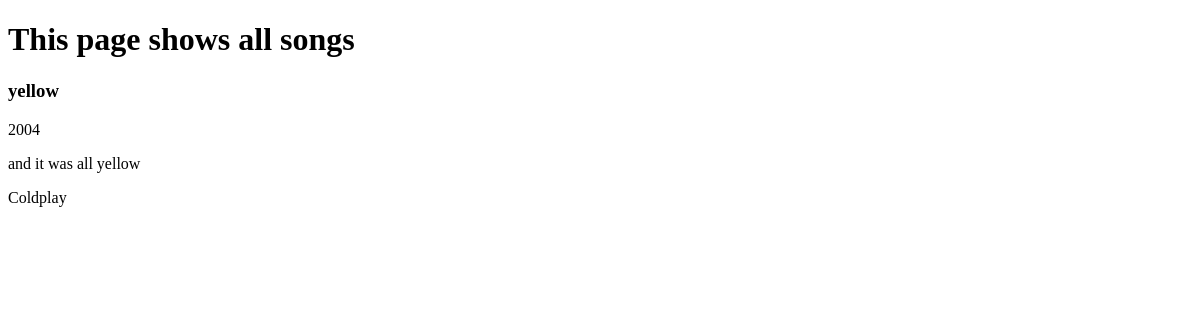
/songs, run on an earlier commit of the app's database.
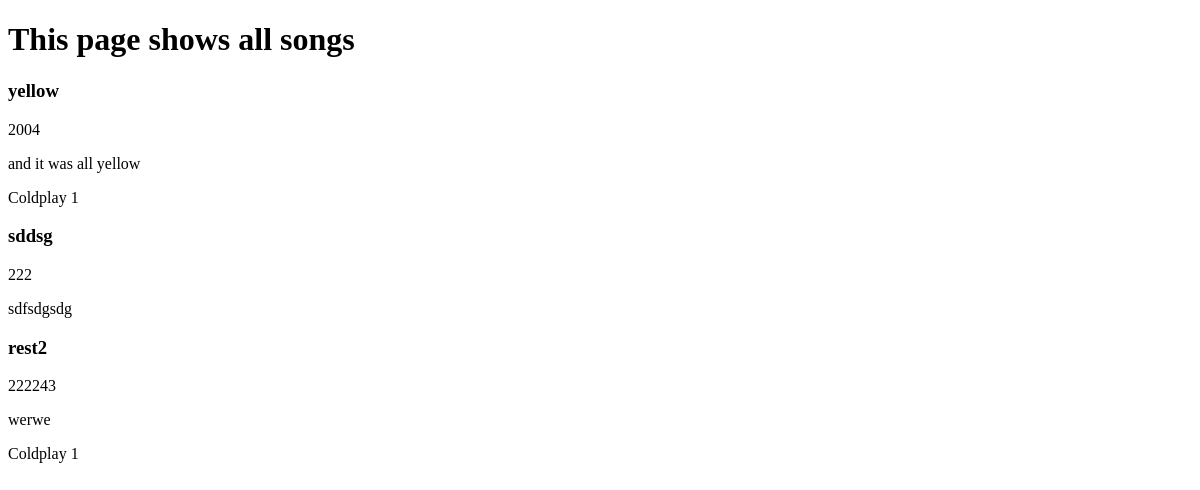
And on a later commit of the database.
### songbase.py (models this page shows)
class Song(db.Model):
    __tablename__ = 'songs'
    id = db.Column(db.Integer, primary_key=True)
    name = db.Column(db.String(256))
    year = db.Column(db.Integer)
    lyrics = db.Column(db.Text)
    artist_id = db.Column(db.Integer, db.ForeignKey('artists.id'))

class Artist(db.Model):
    __tablename__ = 'artists'
    id = db.Column(db.Integer, primary_key=True)
    name = db.Column(db.String(64))
    about = db.Column(db.Text)
    songs = db.relationship('Song', backref='artist')

### songbase.py (the view)
@app.route('/songs')
def show_all_songs():
    songs = Song.query.all()
    return render_template('song-all.html', songs=songs)

### templates/song-all.html (shortened to what this page needs)
{% extends "home-base.html" %}
{% block page_content%}
<h1>This page shows all songs</h1>
{% for song in songs %}
<h3>{{song.name}}</h3>
<p>{{song.year}}</p>
<p>{{song.lyrics}}</p>
<p>{{song.artist.name}}</p>
{% endfor %}
{% endblock %}

What changed in the data, as far as the page shows it:
changed through a linked row, Song "yellow": artist.name "Coldplay" → "Coldplay 1"
added Song: name "sddsg", year "222", lyrics "sdfsdgsdg"
added Song: name "rest2", year "222243", lyrics "werwe", artist.name "Coldplay 1"
